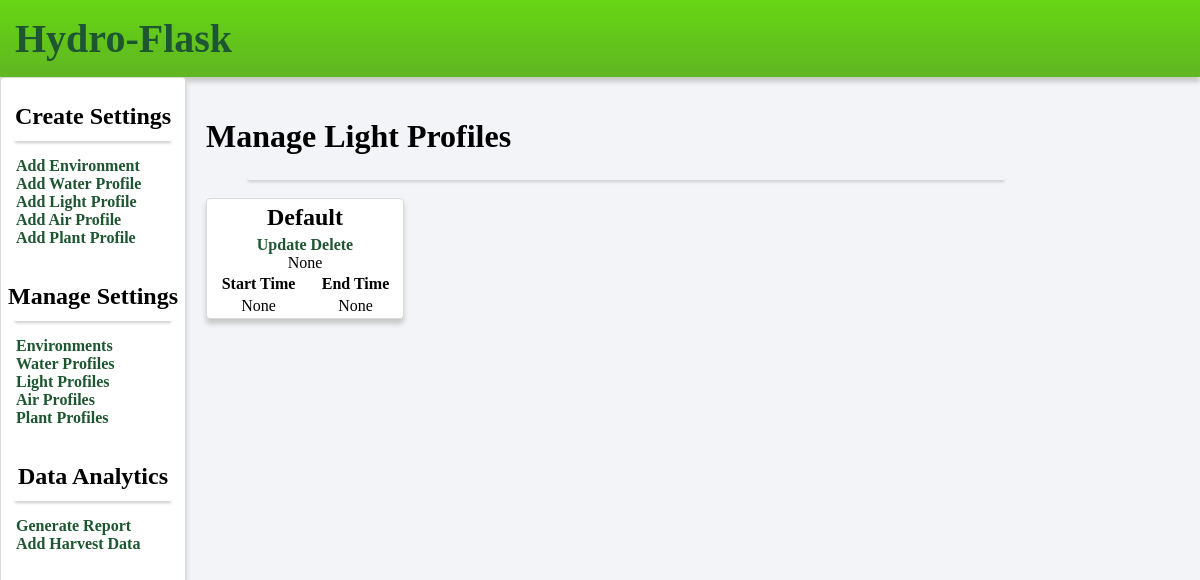
/light, run on an earlier commit of the app's database.
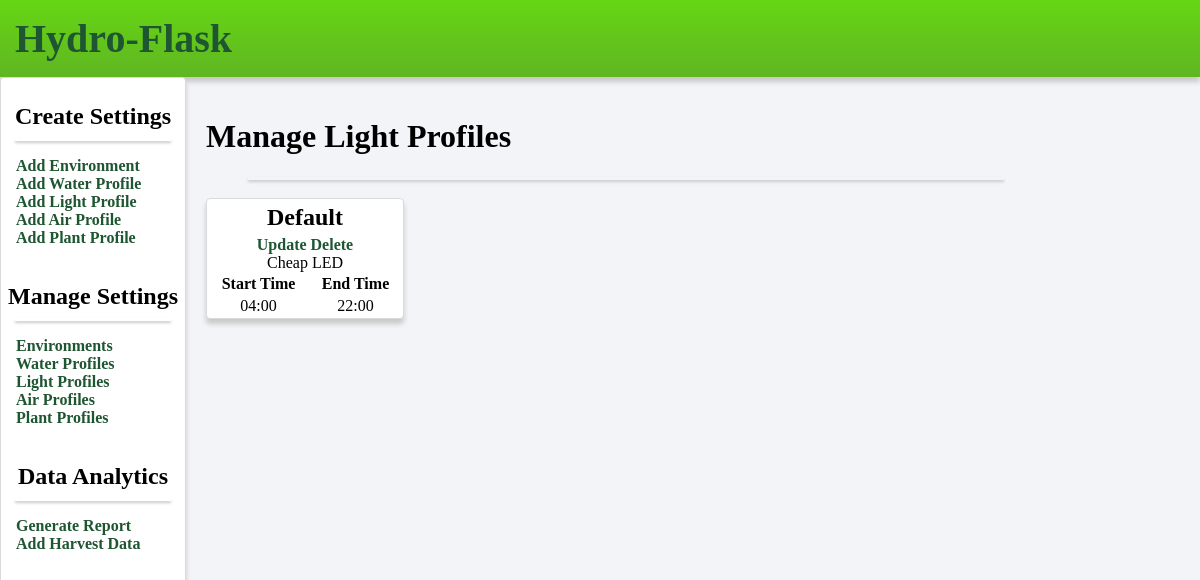
And on a later commit of the database.
### models.py (models this page shows, shortened)
class Light(db.Model):
    id = db.Column(db.Integer, primary_key=True)
    name = db.Column(db.String(50), nullable=False)
    model = db.Column(db.String(50))
    start_time = db.Column(db.String(10))
    end_time = db.Column(db.String(10))
    enviros = db.relationship('Enviro', backref='light', lazy=True)

### views.py (the view)
@app.route('/light')
def list_light_profiles():
    lights = Light.query.all()
    return render_template('index_light.html', lights=lights)

### templates/index_light.html
{% extends 'layout.html' %}
{% block body %}
<div class="content">
    <h1>Manage Light Profiles</h1>
    <hr class="line">
    <div class = "container">
        {% for light in lights %}
            <div class = "light">
                <h2>{{ light.name }}</h2>
                <a href="/update_light/{{light.id}}">Update</a>
                <a href="/delete_light/{{light.id}}">Delete</a>
                <br />
                {{ light.model }}
                <table width = "100%">
                    <tr>
                        <th>Start Time</th>
                        <th>End Time</th>
                    </tr>
                    <tr>
                        <td>{{ light.start_time }}</td>
                        <td>{{ light.end_time }}</td>
                    </tr>
                </table>
            </div>
        {% endfor %}
    </div>
</div>
{% endblock %}

What changed in the data, as far as the page shows it:
changed Light "Default": model "None" → "Cheap LED"; start_time "None" → "04:00"; end_time "None" → "22:00"
